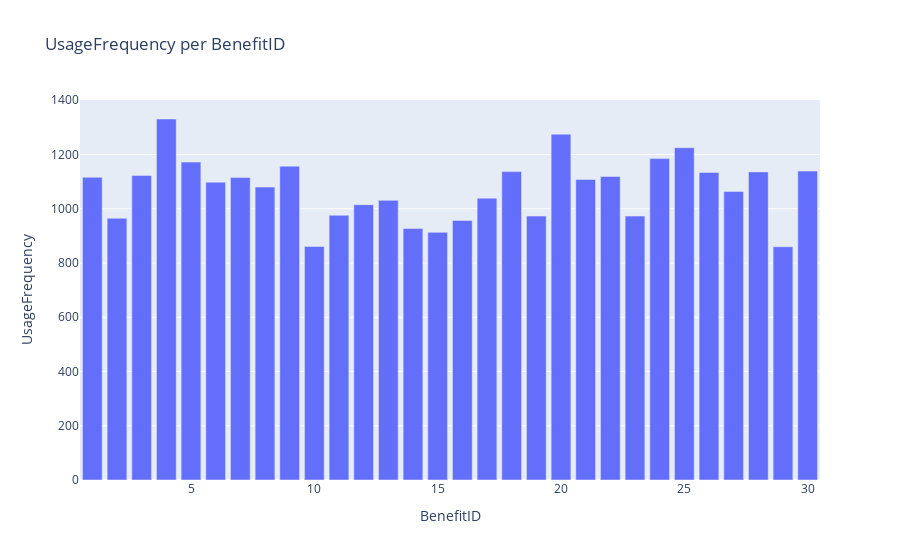

Here is the notebook cell this chart was saved with:
### Code cell
#Section 2: Benefits by Usage
benefit_freq=merged.groupby('BenefitID')['UsageFrequency'].sum().sort_values(ascending=False).reset_index()
fig1=px.bar(benefit_freq,x='BenefitID',y='UsageFrequency', title='UsageFrequency per BenefitID')
fig1.show()

### Figure 1 — Plotly figure (JSON) as saved in the notebook; plotly's stock layout.template omitted (floating-point values rounded to 4 significant figures)
{"data": [{"hovertemplate": "BenefitID=%{x}<br>UsageFrequency=%{y}<extra></extra>", "legendgroup": "", "marker": {"color": "#636efa", "pattern": {"shape": ""}}, "name": "", "orientation": "v", "showlegend": false, "textposition": "auto", "type": "bar", "x": [4, 20, 25, 24, 5, 9, 30, 18, 28, 26, 3, 22, 1, 7, 21, 6, 8, 27, 17, 13, 12, 11, 19, 23, 2, 16, 14, 15, 10, 29], "xaxis": "x", "y": [1331, 1275, 1225, 1185, 1172, 1157, 1139, 1137, 1136, 1134, 1123, 1119, 1116, 1115, 1108, 1098, 1080, 1064, 1039, 1031, 1015, 976, 973, 973, 965, 957, 927, 913, 861, 860], "yaxis": "y"}], "layout": {"barmode": "relative", "legend": {"tracegroupgap": 0}, "title": {"text": "UsageFrequency per BenefitID"}, "xaxis": {"anchor": "y", "domain": [0, 1], "title": {"text": "BenefitID"}}, "yaxis": {"anchor": "x", "domain": [0, 1], "title": {"text": "UsageFrequency"}}}}
